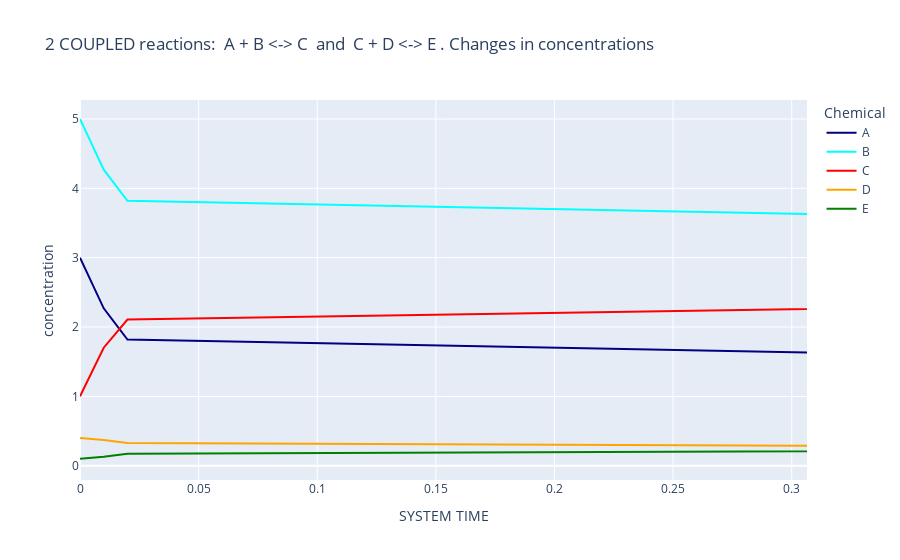

Notebook source saved alongside this figure:
### Markdown cell above
# Plots of changes of concentration with time

### Code cell
fig = px.line(data_frame=bio.get_history(), x="SYSTEM TIME", y=["A", "B", "C", "D", "E"], 
              title="2 COUPLED reactions:  A + B <-> C  and  C + D <-> E . Changes in concentrations",
              color_discrete_sequence = ['navy', 'cyan', 'red', 'orange', 'green'],
              labels={"value":"concentration", "variable":"Chemical"})
fig.show()

### Figure 1 — Plotly figure (JSON) as saved in the notebook; plotly's stock layout.template omitted (floating-point values rounded to 4 significant figures)
{"data": [{"hovertemplate": "Chemical=A<br>SYSTEM TIME=%{x}<br>concentration=%{y}<extra></extra>", "legendgroup": "A", "line": {"color": "navy", "dash": "solid"}, "marker": {"symbol": "circle"}, "mode": "lines", "name": "A", "orientation": "v", "showlegend": true, "type": "scatter", "x": [0, 0.01, 0.02, 2.02], "xaxis": "x", "y": [3, 2.27, 1.819, 0.5051], "yaxis": "y"}, {"hovertemplate": "Chemical=B<br>SYSTEM TIME=%{x}<br>concentration=%{y}<extra></extra>", "legendgroup": "B", "line": {"color": "cyan", "dash": "solid"}, "marker": {"symbol": "circle"}, "mode": "lines", "name": "B", "orientation": "v", "showlegend": true, "type": "scatter", "x": [0, 0.01, 0.02, 2.02], "xaxis": "x", "y": [5, 4.27, 3.819, 2.505], "yaxis": "y"}, {"hovertemplate": "Chemical=C<br>SYSTEM TIME=%{x}<br>concentration=%{y}<extra></extra>", "legendgroup": "C", "line": {"color": "red", "dash": "solid"}, "marker": {"symbol": "circle"}, "mode": "lines", "name": "C", "orientation": "v", "showlegend": true, "type": "scatter", "x": [0, 0.01, 0.02, 2.02], "xaxis": "x", "y": [1, 1.702, 2.107, 3.163], "yaxis": "y"}, {"hovertemplate": "Chemical=D<br>SYSTEM TIME=%{x}<br>concentration=%{y}<extra></extra>", "legendgroup": "D", "line": {"color": "orange", "dash": "solid"}, "marker": {"symbol": "circle"}, "mode": "lines", "name": "D", "orientation": "v", "showlegend": true, "type": "scatter", "x": [0, 0.01, 0.02, 2.02], "xaxis": "x", "y": [0.4, 0.372, 0.3265, 0.06825], "yaxis": "y"}, {"hovertemplate": "Chemical=E<br>SYSTEM TIME=%{x}<br>concentration=%{y}<extra></extra>", "legendgroup": "E", "line": {"color": "green", "dash": "solid"}, "marker": {"symbol": "circle"}, "mode": "lines", "name": "E", "orientation": "v", "showlegend": true, "type": "scatter", "x": [0, 0.01, 0.02, 2.02], "xaxis": "x", "y": [0.1, 0.128, 0.1735, 0.4318], "yaxis": "y"}], "layout": {"autosize": true, "legend": {"title": {"text": "Chemical"}, "tracegroupgap": 0}, "title": {"text": "2 COUPLED reactions:  A + B <-> C  and  C + D <-> E . Changes in concentrations"}, "xaxis": {"anchor": "y", "autorange": false, "domain": [0, 1], "range": [0, 0.3064], "title": {"text": "SYSTEM TIME"}, "type": "linear"}, "yaxis": {"anchor": "x", "autorange": true, "domain": [0, 1], "range": [-0.2057, 5.274], "title": {"text": "concentration"}, "type": "linear"}}}
